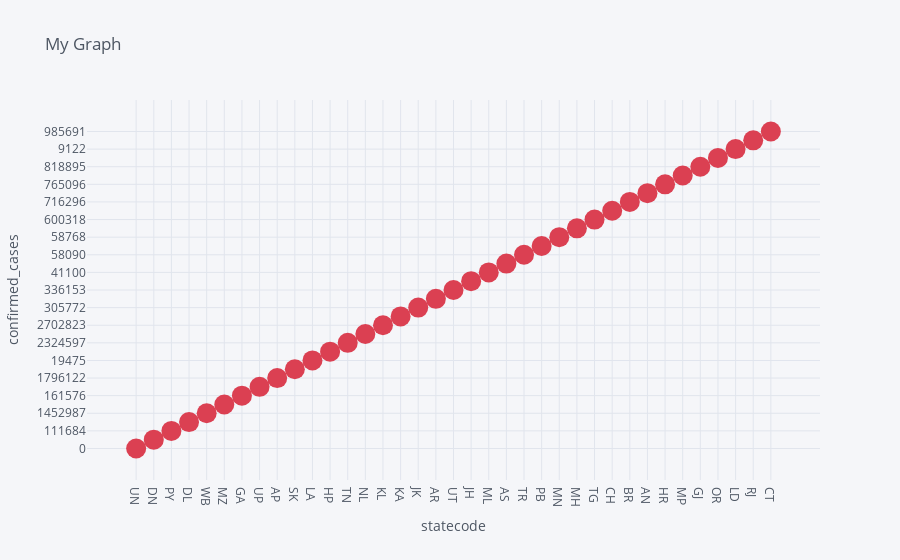
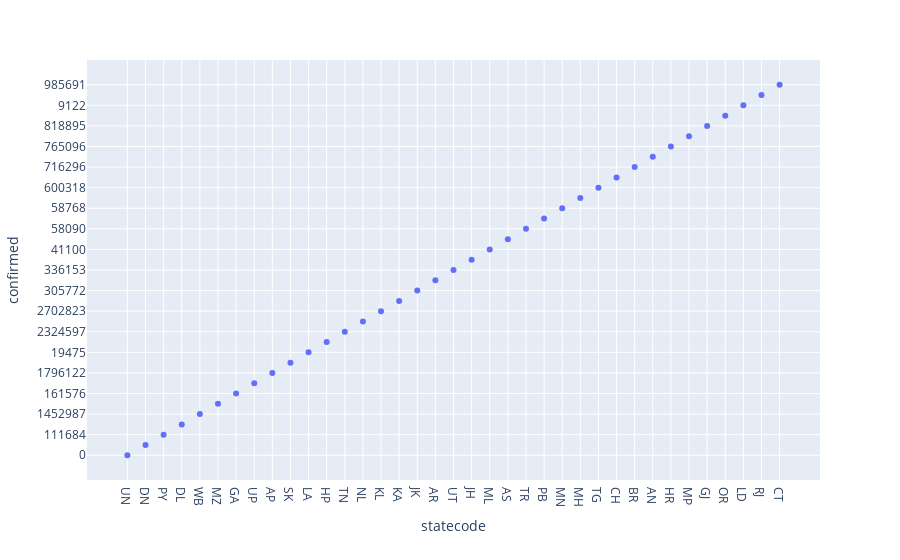

Notebook code for these charts, in order:
### Code cell
df.iplot(kind='scatter',x='statecode',y='confirmed',mode='markers+lines',title='My Graph',xTitle='statecode',yTitle='confirmed_cases',colors='red',size=20)

px.scatter(df,x='statecode',y='confirmed')

### Figure 1 — Plotly figure (JSON) as saved in the notebook; plotly's stock layout.template omitted (floating-point values rounded to 4 significant figures)
{"data": [{"line": {"color": "rgba(219, 64, 82, 1.0)", "dash": "solid", "shape": "linear", "width": 1.3}, "marker": {"size": 20, "symbol": "circle"}, "mode": "markers+lines", "name": "confirmed", "text": "", "type": "scatter", "x": ["UN", "DN", "PY", "DL", "WB", "MZ", "GA", "UP", "AP", "SK", "LA", "HP", "TN", "NL", "KL", "KA", "JK", "AR", "UT", "JH", "ML", "AS", "TR", "PB", "MN", "MH", "TG", "CH", "BR", "AN", "HR", "MP", "GJ", "OR", "LD", "RJ", "CT"], "y": ["0", "10455", "111684", "1430671", "1452987", "14743", "161576", "1701668", "1796122", "18090", "19475", "197943", "2324597", "23466", "2702823", "2747539", "305772", "30850", "336153", "343065", "41100", "453867", "58090", "585986", "58768", "5887853", "600318", "60998", "716296", "7233", "765096", "787572", "818895", "842461", "9122", "949008", "985691"]}], "layout": {"legend": {"bgcolor": "#F5F6F9", "font": {"color": "#4D5663"}}, "paper_bgcolor": "#F5F6F9", "plot_bgcolor": "#F5F6F9", "title": {"font": {"color": "#4D5663"}, "text": "My Graph"}, "xaxis": {"gridcolor": "#E1E5ED", "showgrid": true, "tickfont": {"color": "#4D5663"}, "title": {"font": {"color": "#4D5663"}, "text": "statecode"}, "zerolinecolor": "#E1E5ED"}, "yaxis": {"gridcolor": "#E1E5ED", "showgrid": true, "tickfont": {"color": "#4D5663"}, "title": {"font": {"color": "#4D5663"}, "text": "confirmed_cases"}, "zerolinecolor": "#E1E5ED"}}}

### Figure 2 — Plotly figure (JSON) as saved in the notebook; plotly's stock layout.template omitted (floating-point values rounded to 4 significant figures)
{"data": [{"hovertemplate": "statecode=%{x}<br>confirmed=%{y}<extra></extra>", "legendgroup": "", "marker": {"color": "#636efa", "symbol": "circle"}, "mode": "markers", "name": "", "orientation": "v", "showlegend": false, "type": "scatter", "x": ["UN", "DN", "PY", "DL", "WB", "MZ", "GA", "UP", "AP", "SK", "LA", "HP", "TN", "NL", "KL", "KA", "JK", "AR", "UT", "JH", "ML", "AS", "TR", "PB", "MN", "MH", "TG", "CH", "BR", "AN", "HR", "MP", "GJ", "OR", "LD", "RJ", "CT"], "xaxis": "x", "y": ["0", "10455", "111684", "1430671", "1452987", "14743", "161576", "1701668", "1796122", "18090", "19475", "197943", "2324597", "23466", "2702823", "2747539", "305772", "30850", "336153", "343065", "41100", "453867", "58090", "585986", "58768", "5887853", "600318", "60998", "716296", "7233", "765096", "787572", "818895", "842461", "9122", "949008", "985691"], "yaxis": "y"}], "layout": {"legend": {"tracegroupgap": 0}, "margin": {"t": 60}, "xaxis": {"anchor": "y", "domain": [0, 1], "title": {"text": "statecode"}}, "yaxis": {"anchor": "x", "domain": [0, 1], "title": {"text": "confirmed"}}}}
